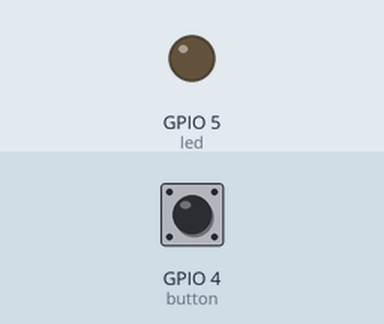
Simulated run of this program. Board: ESP8266 board running MicroPython. On the bench: output pins drawn as LEDs (lit = HIGH). The test bench sets the inputs (shaded band); at power-on: GPIO 4 (button) LOW.

Above: at 1.2 s.
1.3 s: GPIO 4 (button) pulled HIGH for 0.25 s
At 1.5 s:
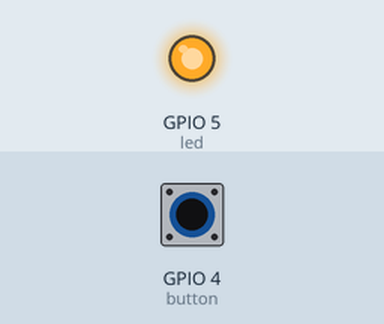
3.1 s: GPIO 4 (button) pulled HIGH for 3.2 s
At 6.9 s:
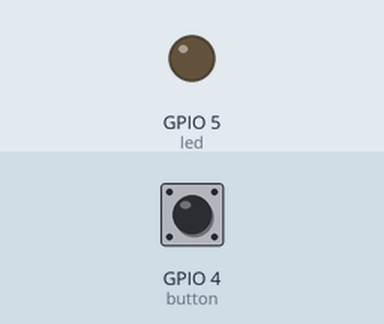
Timing chart, 0 to 8.4 s (numbered marks = the images above; inputs shaded):
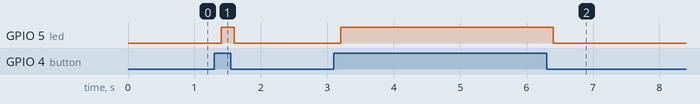

The program:

meetup.1.0.07.py
```python
# (licence header left out)
import machine
import time
import iot_io

led_pin = iot_io.D1
button_pin = iot_io.D2

led = machine.Pin(led_pin, machine.Pin.OUT)
button = machine.Pin(button_pin, machine.Pin.IN)

while True:
    time.sleep_ms(200)
    led.value(button.value())
```

iot_io.py
```python
# (licence header left out)
GPIO00 = 0
GPIO01 = 1
GPIO02 = 2
GPIO03 = 3
GPIO04 = 4
GPIO05 = 5
GPIO06 = 6
GPIO07 = 7
GPIO08 = 8
GPIO09 = 9
GPIO10 = 10
GPIO11 = 11
GPIO12 = 12
GPIO13 = 13
GPIO14 = 14
GPIO15 = 15
GPIO16 = 16

# io names on right
TXD1 = GPIO02
RXD2 = GPIO13
TXD2 = GPIO15
RXD0 = GPIO03
TXD0 = GPIO01
HSPICLK = GPIO14
HSPIQ = GPIO12
HSPID = GPIO13
HSPICS = GPIO15

# io pins right
D0 = GPIO16
D1 = GPIO05
D2 = GPIO04
D3 = GPIO00
D4 = GPIO02
D5 = GPIO14
D6 = GPIO12
D7 = GPIO13
D8 = GPIO15
D9 = GPIO03
D10 = GPIO01
D11 = GPIO09
D12 = GPIO10
```

Measured:
- after the input at 1.3 s, GPIO 5 (led): LOW → HIGH after 0.10 s, → LOW 0.20 s later
- after the input at 3.1 s, GPIO 5 (led): LOW → HIGH after 0.10 s, → LOW 3.2 s later
